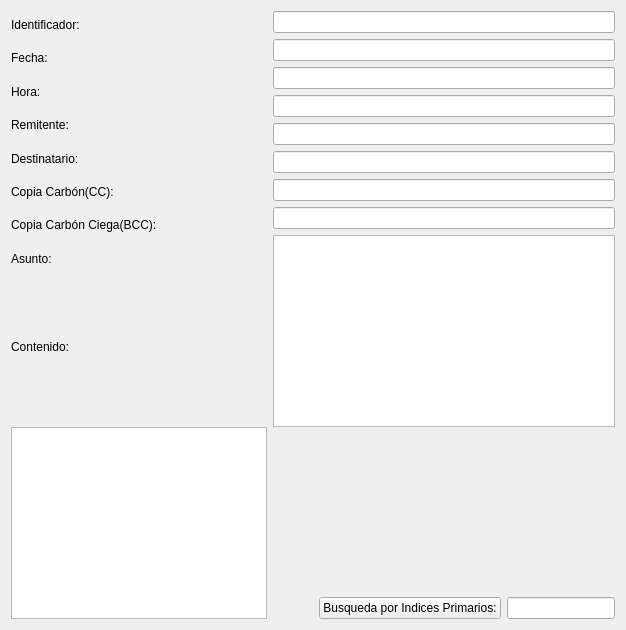
          <widget class="QWidget" name="tab_7">
           <attribute name="title">
            <string>Consulta del indice mediante llave.</string>
           </attribute>
           <layout class="QGridLayout" name="gridLayout_2">
            <item row="2" column="0" rowspan="3">
             <widget class="QTextBrowser" name="textBrowser_Indice"/>
            </item>
            <item row="4" column="1">
             <spacer name="horizontalSpacer_2">
              <property name="orientation">
               <enum>Qt::Horizontal</enum>
              </property>
              <property name="sizeHint" stdset="0">
               <size>
                <width>40</width>
                <height>20</height>
               </size>
              </property>
             </spacer>
            </item>
            <item row="4" column="3">
             <widget class="QLineEdit" name="lineEdit_Indices_9">
              <property name="readOnly">
               <bool>false</bool>
              </property>
             </widget>
            </item>
            <item row="0" column="1" rowspan="3" colspan="3">
             <layout class="QVBoxLayout" name="verticalLayout_7">
              <item>
               <widget class="QLineEdit" name="lineEdit_Indices">
                <property name="readOnly">
                 <bool>true</bool>
                </property>
               </widget>
              </item>
              <item>
               <widget class="QLineEdit" name="lineEdit_Indices_2">
                <property name="readOnly">
                 <bool>true</bool>
                </property>
               </widget>
              </item>
              <item>
               <widget class="QLineEdit" name="lineEdit_Indices_3">
                <property name="readOnly">
                 <bool>true</bool>
                </property>
               </widget>
              </item>
              <item>
               <widget class="QLineEdit" name="lineEdit_Indices_4">
                <property name="readOnly">
                 <bool>true</bool>
                </property>
               </widget>
              </item>
              <item>
               <widget class="QLineEdit" name="lineEdit_Indices_5">
                <property name="readOnly">
                 <bool>true</bool>
                </property>
               </widget>
              </item>
              <item>
               <widget class="QLineEdit" name="lineEdit_Indices_6">
                <property name="readOnly">
                 <bool>true</bool>
                </property>
               </widget>
              </item>
              <item>
               <widget class="QLineEdit" name="lineEdit_Indices_7">
                <property name="readOnly">
                 <bool>true</bool>
                </property>
               </widget>
              </item>
              <item>
               <widget class="QLineEdit" name="lineEdit_Indices_8">
                <property name="readOnly">
                 <bool>true</bool>
                </property>
               </widget>
              </item>
              <item>
               <widget class="QPlainTextEdit" name="plainTextEdit_Indice">
                <property name="readOnly">
                 <bool>true</bool>
                </property>
               </widget>
              </item>
             </layout>
            </item>
            <item row="0" column="0">
             <layout class="QVBoxLayout" name="verticalLayout_8" stretch="1,1,1,1,1,1,1,1,5">
              <item>
               <widget class="QLabel" name="label_26">
                <property name="text">
                 <string>Identificador:</string>
                </property>
               </widget>
              </item>
              <item>
               <widget class="QLabel" name="label_27">
                <property name="text">
                 <string>Fecha:</string>
                </property>
               </widget>
              </item>
              <item>
               <widget class="QLabel" name="label_28">
                <property name="text">
                 <string>Hora:</string>
                </property>
               </widget>
              </item>
              <item>
               <widget class="QLabel" name="label_29">
                <property name="text">
                 <string>Remitente:</string>
                </property>
               </widget>
              </item>
              <item>
               <widget class="QLabel" name="label_30">
                <property name="text">
                 <string>Destinatario:</string>
                </property>
               </widget>
              </item>
              <item>
               <widget class="QLabel" name="label_31">
                <property name="text">
                 <string>Copia Carbón(CC):</string>
                </property>
               </widget>
              </item>
              <item>
               <widget class="QLabel" name="label_32">
                <property name="text">
                 <string>Copia Carbón Ciega(BCC):</string>
                </property>
               </widget>
              </item>
              <item>
               <widget class="QLabel" name="label_33">
                <property name="text">
                 <string>Asunto:</string>
                </property>
               </widget>
              </item>
              <item>
               <widget class="QLabel" name="label_34">
                <property name="text">
                 <string>Contenido:</string>
                </property>
               </widget>
              </item>
             </layout>
            </item>
            <item row="3" column="3">
             <spacer name="verticalSpacer">
              <property name="orientation">
               <enum>Qt::Vertical</enum>
              </property>
              <property name="sizeHint" stdset="0">
               <size>
                <width>20</width>
                <height>40</height>
               </size>
              </property>
             </spacer>
            </item>
            <item row="4" column="2">
             <widget class="QPushButton" name="pushButton_7">
              <property name="text">
               <string>Busqueda por Indices Primarios:</string>
              </property>
             </widget>
            </item>
           </layout>
          </widget>
